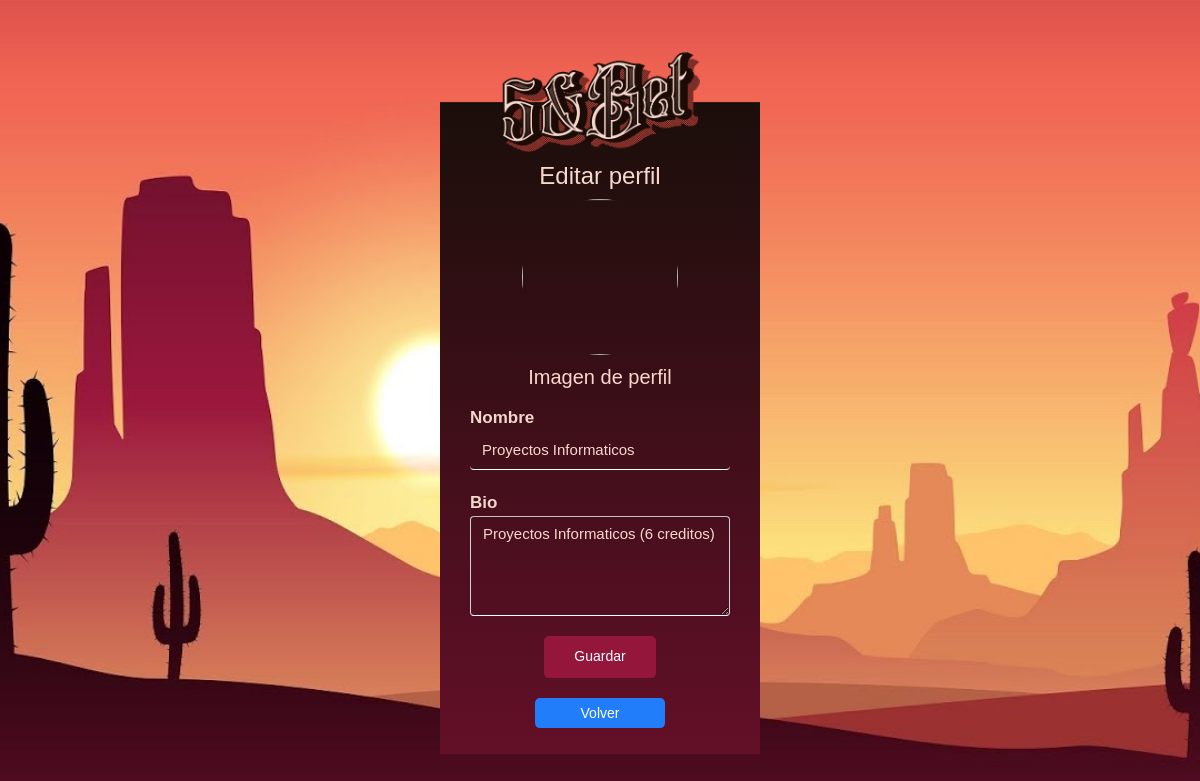
Screenshot of /Proyecto/form.php (signed in) with the database file from the repository.
### tables this page shows
CREATE TABLE `users` (
  `id` int(11) NOT NULL,
  `name` varchar(100) NOT NULL DEFAULT '''Nombre no introducido''',
  `username` varchar(50) NOT NULL,
  `password` varchar(255) NOT NULL,
  `email` varchar(100) NOT NULL,
  `nacimiento` date DEFAULT NULL,
  `sexo` varchar(100) NOT NULL,
  `created_at` datetime DEFAULT current_timestamp(),
  `pinfcoins` int(11) NOT NULL DEFAULT 0,
  `profile_image` varchar(255) NOT NULL DEFAULT 'default.jpg',
  `bio` text NOT NULL DEFAULT '\'Bio no añadida\'',
  `privacidad` tinyint(1) NOT NULL DEFAULT 0,
  `admin` int(11) NOT NULL DEFAULT 0
);

### Proyecto/form.php (the view, shortened to what this page needs)
<?php
$id = $_SESSION["id"];
$link = mysqli_connect("localhost", "root", "", "pinf");
$perfil_sql = "SELECT `name`, bio FROM users WHERE id = $id";
$perfil = mysqli_fetch_array(mysqli_query($link, $perfil_sql));
?>
<!DOCTYPE html>
<html lang="es">
<head>
    <link rel="stylesheet" href="css/registro.css">
    <link rel="stylesheet" href="css/custom.css">
    <link rel="stylesheet" href="https://cdnjs.cloudflare.com/ajax/libs/twitter-bootstrap/4.0.0/css/bootstrap.min.css" />
    <link rel="stylesheet" href="main.css">
</head>
<body>
  <div class = "register-box">
        <form action="<?php echo htmlspecialchars($_SERVER["PHP_SELF"]); ?>" method="post" enctype="multipart/form-data">
            <a href="index.php"><img src="images/logo.png" class="avatar" alt="Imagen Avatar"></a>
            <h1>Editar perfil</h1>
            <div class="form-group text-center" style="position: relative;">
                <span class="img-div">
                    <img src="<?php echo 'imagenesperfil/' . $_SESSION["profile_image"] ?>" onClick="triggerClick()" width="" id="profileDisplay">
                </span>
                    <h2>Imagen de perfil</h2>
            </div>
            <div class="form-group">
                <label for="nombre">Nombre</label>
                <input type="text" id="nombre" name="nombre" class="form-control" placeholder="Escribe tu nombre..." value="<?php echo $perfil['name']; ?>">
            </div>
            <div class="form-group">
                <label for="bio">Bio</label>
                <textarea type="bio" id="bio" name="bio" class="form-control" placeholder="Escribe tu biografia..."><?php echo $perfil['bio']; ?></textarea>
            </div>
            <div class="form-group">
                <input type="submit" name="save_profile" value="Guardar">
                <p><a href="perfil.php" class="boton">Volver</a></p>
            </div>
        </form>
    </div>
</body>
</html>

### Proyecto/css/registro.css (style rules this page uses)
body { margin: 0; padding: 0; background: url(../images/FondoLogin.jpg) no-repeat center top; background-size: cover; font-family: sans-serif; height: 100vh; }
.register-box { width: 320px; background: linear-gradient(to bottom, #1a0e0a, #630f28); color: #f3d6cd; top: 53.5%; left: 50%; position: absolute; transform: translate(-50%, -50%); box-sizing: border-box; padding: 60px 30px 10px; }
.register-box .avatar { width: 200px; position: absolute; top: -50px; left: 60px; }
.register-box h1 { text-align: center; font-size: 24px; color: #f8d8cd; }
.register-box h2 { margin-top: 10px; text-align: center; font-size: 20px; color: #f8d8cd; }
.register-box label { margin: 0; padding: 0; font-weight: bold; display: block; font-size: 17px; }
.register-box input { width: 100%; margin-bottom: 20px; }
.register-box input[type="text"], .register-box input[type="password"], .register-box input[type="email"] { border: none; border-bottom: 1px solid #fff; background: transparent; outline: none; height: 40px; color: #f8d8cd; font-size: 15px; }
.register-box textarea[type="bio"] { border-bottom: 1px solid #fff; background: transparent; outline: none; height: 100px; color: #f8d8cd; font-size: 15px; }
.register-box input[type="submit"] { border: none; outline: none; background: #94163b; color: #fff; width: 43%; padding: 10.5px; text-align: center; margin: 0 auto; display: block; font-size: 14px; border-radius: 5px; margin-top: 20px; margin-bottom: 10px; }
.register-box span { font-size: 13px; }
.register-box a { text-decoration: none; font-size: 14.6px; line-height: 20px; color: #00d5ea; }
.register-box p { font-size: 15px; text-align: center; color: #e7235e; line-height: 28px; }
.register-box .boton { border: none; text-decoration: none; outline: none; margin: 0 auto; margin-top: 10px; padding: 5px; display: inline-block; width: 50%; background: #227dfa; color: #fff; font-size: 14px; border-radius: 5px; }
input::placeholder { color:rgba(255, 99, 71, 0.555); }

### Proyecto/css/custom.css (style rules this page uses)
* { font-family: 'Poppins', sans-serif; }
h1,h2,h3,h4,h5,h6 { font-family: 'Poppins', sans-serif; }
p { font-family: 'Poppins', sans-serif; }
body { overflow-x: hidden; }
h1 { text-align: center; font-size: 30px; font-weight: bold; }
p { font-size: 15px; text-align: center; color: #333; line-height: 28px; }

### Proyecto/main.css (style rules this page uses)
#profileDisplay { display: block; width: 156px; height: 156px; margin: 0px auto; border-radius: 50%; }

### rows the page displays
users: nombre "Proyectos Informaticos", bio "Proyectos Informaticos (6 creditos)"
